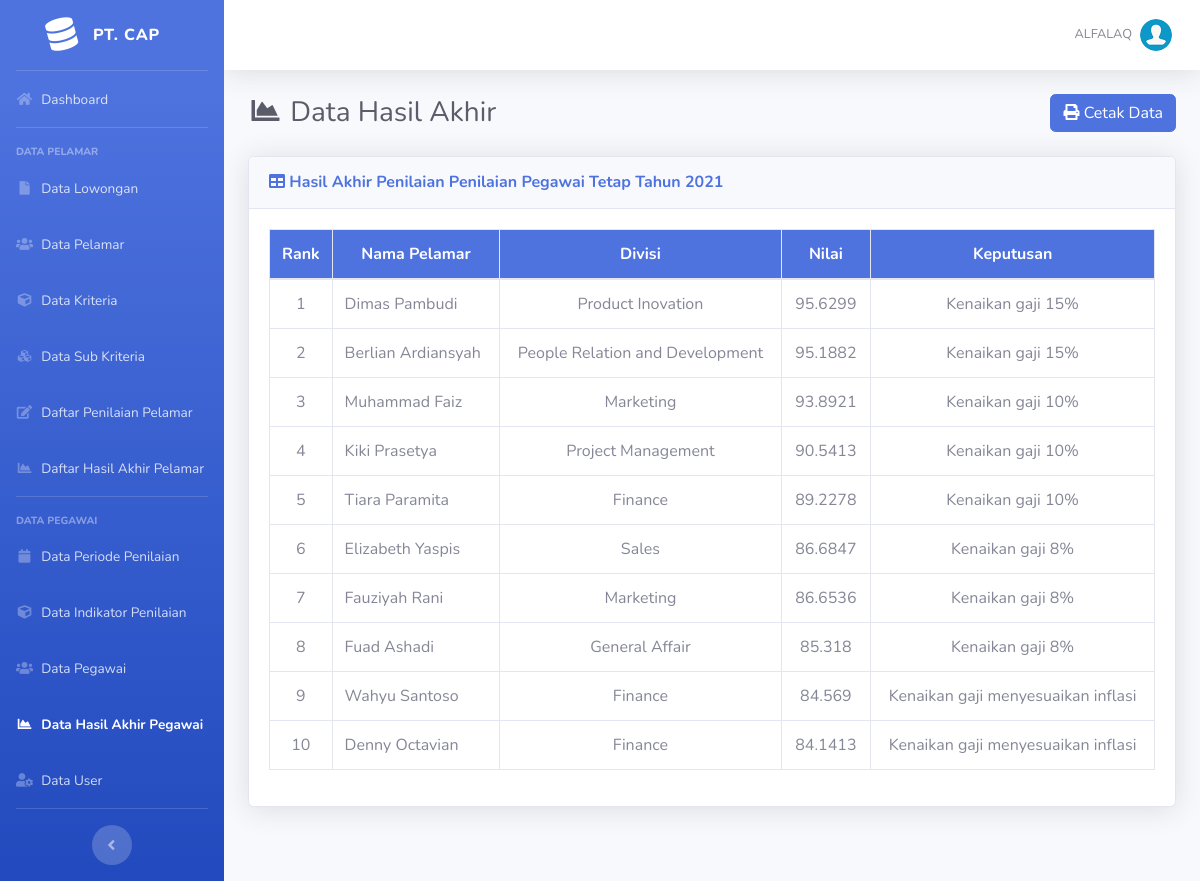
/admin/hasil-pegawai.php?id_periode=1 (signed in), run on the app's committed database.
### tables this page shows
CREATE TABLE `periode` (
  `id_periode` int(11) NOT NULL,
  `nama_periode` varchar(100) NOT NULL,
  `id_status` int(11) NOT NULL
);

CREATE TABLE `hasil_pegawai` (
  `id_hasil` int(11) NOT NULL,
  `id_pegawai` int(11) NOT NULL,
  `id_periode` int(11) NOT NULL,
  `nilai` float NOT NULL
);

CREATE TABLE `pegawai` (
  `id_pegawai` int(11) NOT NULL,
  `nip` char(8) NOT NULL,
  `nama_pegawai` varchar(100) NOT NULL,
  `no_telp` varchar(13) NOT NULL,
  `email` varchar(100) NOT NULL,
  `tgl_bergabung` date NOT NULL,
  `id_status` int(11) NOT NULL,
  `id_divisi` int(11) NOT NULL
);

CREATE TABLE `divisi` (
  `id_divisi` int(11) NOT NULL,
  `nama_divisi` varchar(50) NOT NULL
);

### includes/functions.php (called while the page is built, shortened)
<?php
function get_role()
{
	if (isset($_SESSION['user_id']) && isset($_SESSION['role'])) {
		if ($_SESSION['role'] == '1') {
			return 'admin';
		} else {
			return 'kadiv';
		}
	} else {
		return false;
	}
}

### admin/hasil-pegawai.php (the view, shortened to what this page needs)
<?php
require_once('../includes/init.php');
$user_role = get_role();
if ($user_role == 'admin' || $user_role == 'kadiv') {
	require_once('../template/header.php');
	$periode = $_GET['id_periode'];
	$glq = mysqli_query($koneksi, "SELECT * FROM periode WHERE id_periode='$periode'");
	$lq = mysqli_fetch_assoc($glq);
?>
	<div class="d-sm-flex align-items-center justify-content-between mb-4">
		<h1 class="h3 mb-0 text-gray-800"><i class="fas fa-fw fa-chart-area"></i> Data Hasil Akhir</h1>
		<a href="cetak_pegawai.php?id_periode=<?= $periode; ?>" target="_blank" class="btn btn-primary"> <i class="fa fa-print"></i> Cetak Data </a>
	</div>
	<div class="card shadow mb-4">
		<div class="card-header py-3">
			<h6 class="m-0 font-weight-bold text-primary"><i class="fa fa-table"></i> Hasil Akhir Penilaian <?= $lq['nama_periode']; ?></h6>
		</div>
		<div class="card-body">
			<div class="table-responsive">
				<table class="table table-bordered" width="100%" cellspacing="0">
					<thead class="bg-primary text-white">
						<tr align="center">
							<th width="5%">Rank</th>
							<th>Nama Pelamar</th>
							<th>Divisi</th>
							<th>Nilai</th>
							<th>Keputusan</th>
					</thead>
					<tbody>
						<?php
						$no = 0;
						$query = mysqli_query($koneksi, "SELECT * FROM hasil_pegawai JOIN pegawai ON hasil_pegawai.id_pegawai=pegawai.id_pegawai JOIN divisi on pegawai.id_divisi = divisi.id_divisi WHERE hasil_pegawai.id_periode='$periode' ORDER BY hasil_pegawai.nilai DESC");
						while ($data = mysqli_fetch_assoc($query)) :
							$no++;
							if ($lq['id_status'] == 1) {
								if ($data['nilai'] >= 80) {
									$keputusan = "Kontrak diperpanjang";
								} else {
									$keputusan = "Kontrak tidak diperpanjang";
								}
							} else {
								if ($data['nilai'] < 85) {
									$keputusan = "Kenaikan gaji menyesuaikan inflasi";
								} elseif ($data['nilai'] <= 89) {
									$keputusan = "Kenaikan gaji 8%";
								} elseif ($data['nilai'] <= 94) {
									$keputusan = "Kenaikan gaji 10%";
								} else {
									$keputusan = "Kenaikan gaji 15%";
								}
							}
						?>
							<tr align="center">
								<td><?= $no; ?></td>
								<td align="left"><?= $data['nama_pegawai'] ?></td>
								<td><?= $data['nama_divisi'] ?></td>
								<td><?= $data['nilai'] ?></td>
								<td><?= $keputusan; ?></td>
							</tr>
						<?php
						endwhile;
						?>
					</tbody>
				</table>
			</div>
		</div>
	</div>
<?php
	require_once('../template/footer.php');
} else {
	header('Location: login.php');
}
?>

### data on the page
periode: nama_periode "Penilaian Pegawai Tetap Tahun 2021"
hasil_pegawai: id_pegawai.nama_pegawai "Dimas Pambudi", divisi.nama_divisi "Product Inovation", nilai "95.6299", nilai "Kenaikan gaji 15%"
hasil_pegawai: id_pegawai.nama_pegawai "Berlian Ardiansyah", divisi.nama_divisi "People Relation and Development", nilai "95.1882", nilai "Kenaikan gaji 15%"
hasil_pegawai: id_pegawai.nama_pegawai "Muhammad Faiz", divisi.nama_divisi "Marketing", nilai "93.8921", nilai "Kenaikan gaji 10%"
hasil_pegawai: id_pegawai.nama_pegawai "Kiki Prasetya", divisi.nama_divisi "Project Management", nilai "90.5413", nilai "Kenaikan gaji 10%"
hasil_pegawai: id_pegawai.nama_pegawai "Tiara Paramita", divisi.nama_divisi "Finance", nilai "89.2278", nilai "Kenaikan gaji 10%"
hasil_pegawai: id_pegawai.nama_pegawai "Elizabeth Yaspis", divisi.nama_divisi "Sales", nilai "86.6847", nilai "Kenaikan gaji 8%"
hasil_pegawai: id_pegawai.nama_pegawai "Fauziyah Rani", divisi.nama_divisi "Marketing", nilai "86.6536", nilai "Kenaikan gaji 8%"
hasil_pegawai: id_pegawai.nama_pegawai "Fuad Ashadi", divisi.nama_divisi "General Affair", nilai "85.318", nilai "Kenaikan gaji 8%"
hasil_pegawai: id_pegawai.nama_pegawai "Wahyu Santoso", divisi.nama_divisi "Finance", nilai "84.569", nilai "Kenaikan gaji menyesuaikan inflasi"
hasil_pegawai: id_pegawai.nama_pegawai "Denny Octavian", divisi.nama_divisi "Finance", nilai "84.1413", nilai "Kenaikan gaji menyesuaikan inflasi"

### other printed values
$_SESSION['username'] "ALFALAQ"
